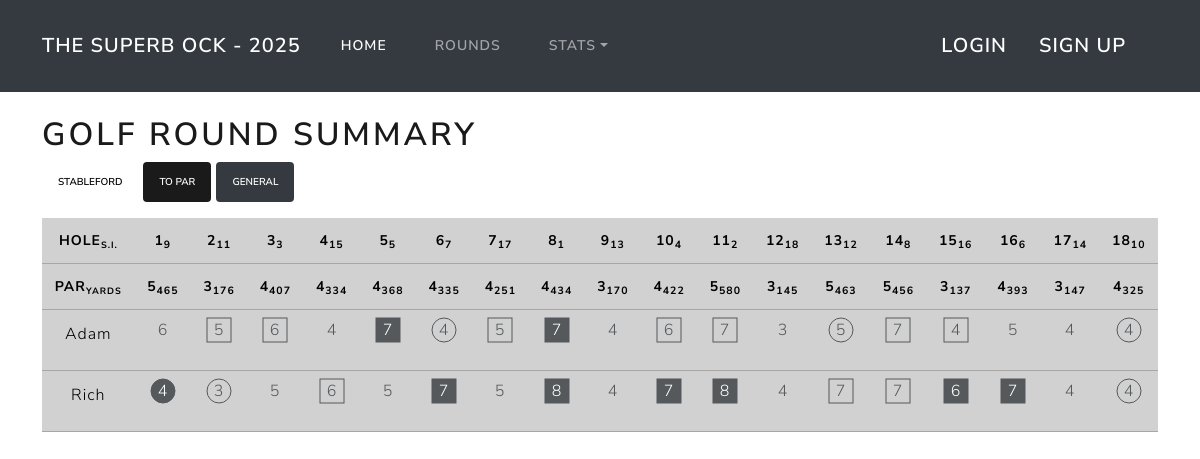
Page /rounds/27 on the committed database.
### superb_ock/models.py (models this page shows, shortened)
class Player(models.Model):
    first_name = models.CharField(max_length=20,null=True)
    second_name = models.CharField(max_length=20,null=True)
    ocks = models.IntegerField(default=0)
    handedness = models.CharField(max_length=20,default='Right')
    picture = models.ImageField(blank=True,null=True)
    info = models.TextField(blank=True,null=True)
    slug = models.SlugField(default="", null=False)

### superb_ock/views.py (the view)
# urls.py: path("rounds/<int:round_id>",views.GolfRoundView.as_view() , name="golf_round"),
class GolfRoundView(View):
    template_name = "superb_ock/rounds/round.html"
    def get(self, request, round_id):
        scores = (
            Score.objects.filter(golf_round__id=round_id)
            .select_related()
            .order_by("player__first_name")
            .values(
                "player_id",
                "shots_taken",
                "stableford",
                "player__first_name",
                "hole__hole_number",
                "hole__par",
                "hole__yards",
                "hole__stroke_index",
            )
        )
        grouped_summary = defaultdict(
            lambda: {"total_shots": 0, "total_stableford": 0, "scores": []}
        )
        for item in scores:
            player_id = item["player__first_name"]
            grouped_summary[player_id]["total_shots"] += (
                item["shots_taken"] if item["shots_taken"] else 0
            )
            grouped_summary[player_id]["total_stableford"] += (
                item["stableford"] if item["stableford"] else 0
            )
            grouped_summary[player_id]["scores"].append(item)
        grouped_data = dict(grouped_summary)
        return render(
            request,
            self.template_name,
            context={"scores": grouped_data, "round_id": round_id},
        )

### superb_ock/templates/superb_ock/rounds/round.html (shortened to what this page needs)
{% extends "superb_ock/base.html" %}
{% block content %}
{% load mathfilters %}
<h1 class="mt-4">Golf Round Summary</h1>
<div class="mb-3">
    <button class="btn btn-secondary btn-sm" onclick="showTable('to_stableford')">Stableford</button>
    <button class="btn btn-primary btn-sm" onclick="showTable('to_par')">To Par</button>
    <button class="btn btn-dark btn-sm" onclick="showTable('general')">General</button>
</div>
<div class="table-responsive">
    <table class="table table-primary table-sm">
        {% include "superb_ock/rounds/partials/golf_table_header.html" %}
        {% include "superb_ock/rounds/partials/tbody_to_stableford.html" %}
    </table>
</div>
{% endblock content %}

### superb_ock/templates/superb_ock/rounds/partials/tbody_to_stableford.html (shortened to what this page needs)
<tbody name="to_stableford">
    {% for player_name, player_data in scores.items %}
        <tr style="text-align: center;">
            <td scope="row">{{ player_name }}</td>
            {% for score_sum in player_data.scores %}
                {% if score_sum.shots_taken %}
                <td style="padding: 5px; text-align: center;">
                    <svg width="30px" height="50px">
                        {% if score_sum.stableford >= 4 %}
                        <circle cx="15" cy="15" r="12" stroke="var(--bs-body-color)" fill="var(--bs-body-color)"></circle>
                        {% elif score_sum.stableford == 3 %}
                        <circle cx="15" cy="15" r="12" stroke="var(--bs-body-color)" fill="None"></circle>
                        {% elif score_sum.stableford == 1 %}
                        <rect x="3" y="3" width="24" height="24" stroke="var(--bs-body-color)" fill="None"></rect>
                        {% elif score_sum.stableford == 0 %}
                        <rect x="3" y="3" width="24" height="24" stroke="var(--bs-body-color)" fill="var(--bs-body-color)"></rect>
                        {% endif %}
                        <text x="15" y="16"
                            fill="{% if score_sum.stableford == 0 or score_sum.stableford >= 4 %}var(--bs-body-bg){% else %}var(--bs-body-color){% endif %}"
                            text-anchor="middle"
                            alignment-baseline="middle">
                            {{ score_sum.shots_taken }}
                        </text>
                    </svg>
                </td>
                {% else %}
                <td style="padding: 5px; text-align: center;"></td>
                {% endif %}
            {% endfor %}
        </tr>
    {% endfor %}
</tbody>

### rows in the picture
Player: first_name "Adam", shots_taken "6" "5" "6" "4" "7" "4" "5" "7" "4" "6" "7" "3" "5" "7" "4" "5" "4" "4"
Player: first_name "Rich", shots_taken "4" "3" "5" "6" "5" "7" "5" "8" "4" "7" "8" "4" "7" "7" "6" "7" "4" "4"

### other values in the picture
{{ score.hole__hole_number }} "1" "2" "3" "4" "5" "6" "7" "8" "9" "10" "11" "12" "13" "14" "15" "16" "17" "18"
{{ score.hole__stroke_index }} "9" "11" "3" "15" "5" "7" "17" "1" "13" "4" "2" "18" "12" "8" "16" "6" "14" "10"
{{ score.hole__par }} "5" "3" "4" "4" "4" "4" "4" "4" "3" "4" "5" "3" "5" "5" "3" "4" "3" "4"
{{ score.hole__yards }} "465" "176" "407" "334" "368" "335" "251" "434" "170" "422" "580" "145" "463" "456" "137" "393" "147" "325"
